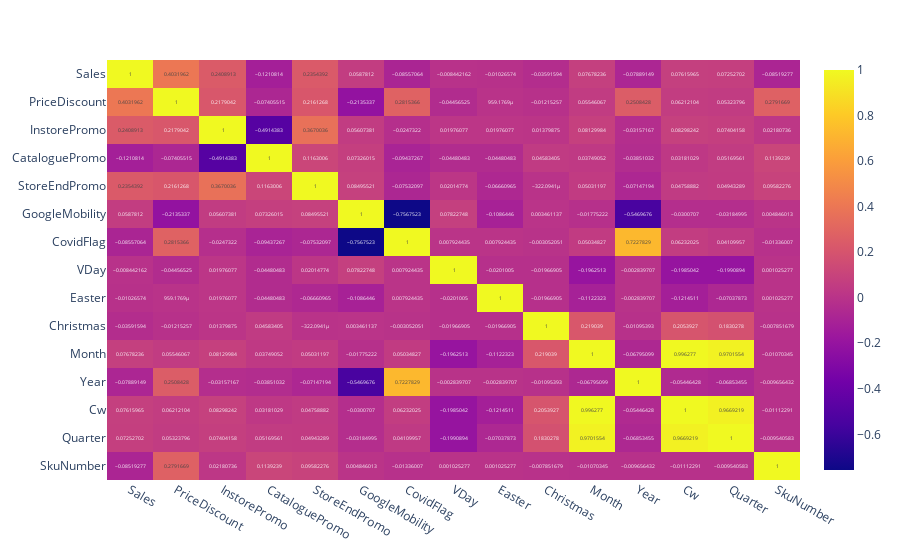

Notebook code cell kept with this figure:
### Code cell
px.imshow(df.corr().to_pandas(), text_auto=True, aspect="auto")

### Figure 1 — Plotly figure (JSON) as saved in the notebook; plotly's stock layout.template omitted (floating-point values rounded to 4 significant figures; data arrays with more than 128 entries replaced by an {"elided": "..."} marker saying what was removed)
{"data": [{"coloraxis": "coloraxis", "hovertemplate": "x: %{x}<br>y: %{y}<br>color: %{z}<extra></extra>", "name": "0", "texttemplate": "%{z}", "type": "heatmap", "x": ["Sales", "PriceDiscount", "InstorePromo", "CataloguePromo", "StoreEndPromo", "GoogleMobility", "CovidFlag", "VDay", "Easter", "Christmas", "Month", "Year", "Cw", "Quarter", "SkuNumber"], "xaxis": "x", "y": ["Sales", "PriceDiscount", "InstorePromo", "CataloguePromo", "StoreEndPromo", "GoogleMobility", "CovidFlag", "VDay", "Easter", "Christmas", "Month", "Year", "Cw", "Quarter", "SkuNumber"], "yaxis": "y", "z": {"elided": "15x15 float values"}}], "layout": {"coloraxis": {"colorscale": [[0, "#0d0887"], [0.1111, "#46039f"], [0.2222, "#7201a8"], [0.3333, "#9c179e"], [0.4444, "#bd3786"], [0.5556, "#d8576b"], [0.6667, "#ed7953"], [0.7778, "#fb9f3a"], [0.8889, "#fdca26"], [1, "#f0f921"]]}, "margin": {"t": 60}, "xaxis": {"anchor": "y", "domain": [0, 1]}, "yaxis": {"anchor": "x", "autorange": "reversed", "domain": [0, 1]}}}
